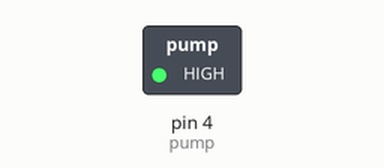
Simulated run of this sketch. Board: Arduino Uno, built with avr-gcc and run on an emulated ATmega328P. On the bench: switched loads named in the sketch (green lamp = pin HIGH). The local clock reads 2024-03-15 10:24:30 at power-on unless the sketch sets it.

Above: at 0.1 s.
Timing chart, 0 to 1.6 s (numbered marks = the images above):
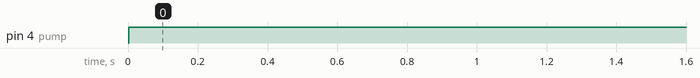

The sketch:

TankSmart.ino
```cpp
#include <Adafruit_NeoPixel.h>
#include <RTClib.h>
#include <Wire.h>

int btn = 1,pump = 4;

Adafruit_NeoPixel led = Adafruit_NeoPixel(1,3, NEO_GRB + NEO_KHZ800);
RTC_DS1307 RTC;

void setup(){
  pinMode(btn, INPUT);
  pinMode(pump, OUTPUT);
  RTC.begin();
  if(!RTC.isrunning()) {
     RTC.adjust(DateTime(__DATE__, __TIME__));
  }
}

void loop(){
  DateTime Clock;
  Clock= RTC.now();
/*  if ((Clock.hour()==17)&& ()); {
    led.setPixelColor(0, 0xFF00FF);
    led.show();
  }
*/
  digitalWrite(pump, HIGH);

}
```

Measured:
- by itself, pin 4 (pump): LOW → HIGH at 0.00 s
